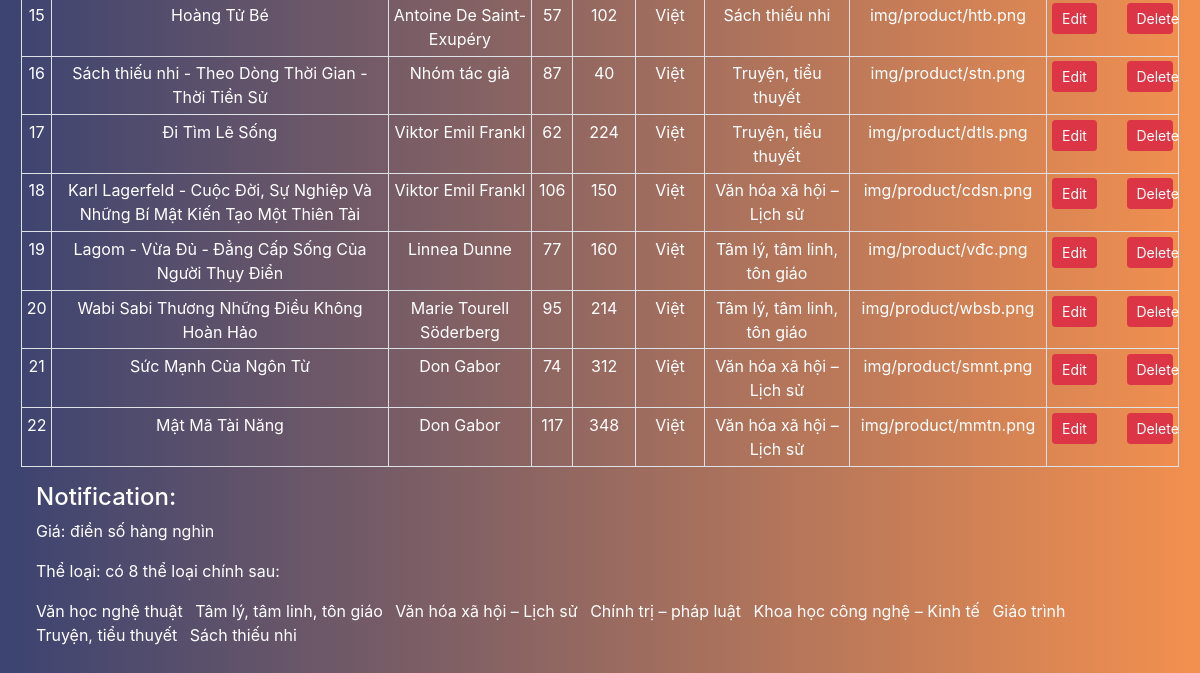
Before: /BTL/people/admin/book/index.php (lower part) with the older database file.
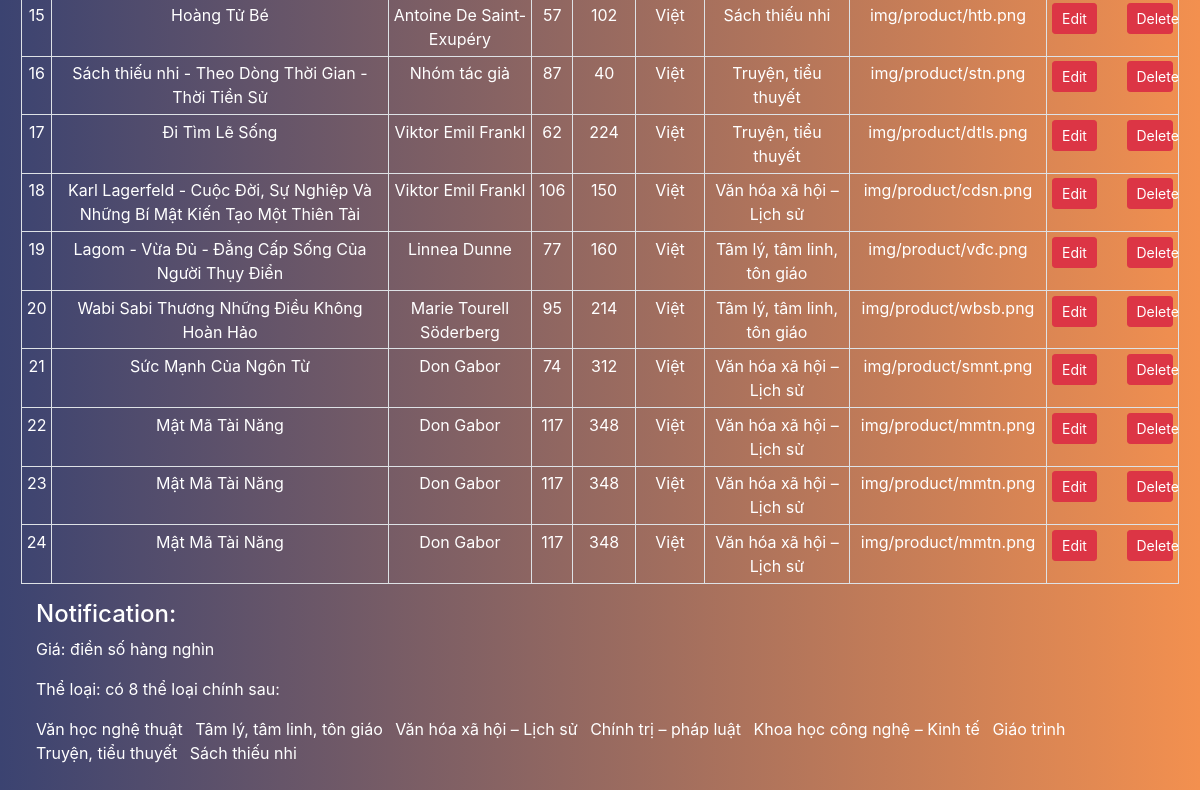
After: the same page with the newer database file.
### tables this page shows
CREATE TABLE `books` (
  `id` int(5) NOT NULL,
  `name` varchar(100) NOT NULL,
  `author` varchar(30) NOT NULL,
  `price` int(10) NOT NULL,
  `page` int(5) NOT NULL,
  `lang` varchar(10) NOT NULL,
  `type` varchar(30) NOT NULL,
  `img` varchar(100) NOT NULL
);

### BTL/people/admin/book/index.php (the view, shortened to what this page needs)
<!DOCTYPE html>
<html lang="en">
<head>
  <link href="https://maxcdn.bootstrapcdn.com/bootstrap/4.1.1/css/bootstrap.min.css" rel="stylesheet" id="bootstrap-css" />
  <link rel="stylesheet" href="../style.css" />
</head>
<body>
  <div class="container-fluid back-ground">
    <div class="row table-responsive-sm">
      <table class="table table-bordered table-sm">
        <tbody>
          <?php
          include $_SERVER['DOCUMENT_ROOT'] . '/BTL/php/conn.php';
          $sql = "SELECT * FROM books ";
          $result = mysqli_query($con, $sql);
          while ($row = mysqli_fetch_assoc($result)) {
            $id = $row['id'];
            $name = $row['name'];
            $author = $row['author'];
            $price = $row['price'];
            $page = $row['page'];
            $lang = $row['lang'];
            $type = $row['type'];
            $img = $row['img'];
          ?>
            <tr>
              <td><?php echo $id ?></td>
              <td><?php echo $name ?></td>
              <td><?php echo $author ?></td>
              <td><?php echo $price ?></td>
              <td><?php echo $page ?></td>
              <td><?php echo $lang ?></td>
              <td><?php echo $type ?></td>
              <td><?php echo $img ?></td>
              <td>
                <div class="row">
                  <div class="col-6">
                    <button type="button" class="btn btn-danger btn-block btn-sm edit" id="<?php echo $id; ?>">Edit</button>
                  </div>
                  <div class="col-6">
                    <button type="button" class="btn btn-danger btn-block btn-sm delete" id="<?php echo $id; ?>">Delete</button>
                  </div>
                  <div class="col-6">
                  </div>
                  <div class="col-6">
                  </div>
                </div>
              </td>
            </tr>
          <?php
          }
          ?>
        </tbody>
      </table>
    </div>
    <div class="">
      <h4 style="color: white;">Notification:</h4>
      <p style="color: white; font: size 20px;">Giá: điền số hàng nghìn</p>
      <p style="color: white; font: size 20px;">Thể loại: có 8 thể loại chính sau:</p>
      <ul style="color: white; font: size 20px;" class="list-inline">
        <li class="list-inline-item">Văn học nghệ thuật</li>
        <li class="list-inline-item">Tâm lý, tâm linh, tôn giáo</li>
        <li class="list-inline-item">Văn hóa xã hội – Lịch sử</li>
        <li class="list-inline-item">Chính trị – pháp luật</li>
        <li class="list-inline-item">Khoa học công nghệ – Kinh tế</li>
        <li class="list-inline-item">Giáo trình</li>
        <li class="list-inline-item">Truyện, tiểu thuyết</li>
        <li class="list-inline-item">Sách thiếu nhi</li>
      </ul>
    </div>
  </div>
</body>
</html>

Changed rows visible on the page:
added books: id "23", name "Mật Mã Tài Năng", author "Don Gabor", price "117", page "348", lang "Việt", type "Văn hóa xã hội – Lịch sử", img "img/product/mmtn.png"
added books: id "24", name "Mật Mã Tài Năng", author "Don Gabor", price "117", page "348", lang "Việt", type "Văn hóa xã hội – Lịch sử", img "img/product/mmtn.png"
